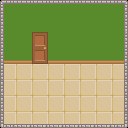

Rendered tile map (Tiled .tmx) drawn with the repository's tilesets; below, a short description and the full map source, tile grids included:
An orthogonal 8x8 tile map with 16x16 px tiles, 1 tile layer (Tile Layer 1), 2 tilesets and 3 objects.

<map version="1.5" tiledversion="1.7.2" orientation="orthogonal" renderorder="right-down" width="8" height="8" tilewidth="16" tileheight="16" infinite="0" nextlayerid="3" nextobjectid="6">
 <tileset firstgid="1" source="../../../maps/data/building-interiors.tsx" />
 <tileset firstgid="21" source="../../../maps/data/interiors-and-furniture.tsx" />
 <layer id="1" name="Tile Layer 1" width="8" height="8">
  <data encoding="csv">
1,2,2,3,2,2,3,4,
5,6,6,6,6,6,6,8,
5,6,7,6,6,6,6,8,
9,10,11,10,10,10,10,12,
13,15,15,15,15,15,15,16,
13,15,15,15,15,15,15,16,
13,15,15,15,15,15,15,16,
17,18,18,19,19,19,19,20
</data>
 </layer>
 <objectgroup id="2" name="Object Layer 1">
  <object id="1" gid="21" x="96" y="96" width="26" height="36" />
  <object id="4" gid="22" x="64" y="80" width="16" height="16" />
  <object id="5" gid="23" x="16" y="80" width="16" height="24" />
 </objectgroup>
</map>